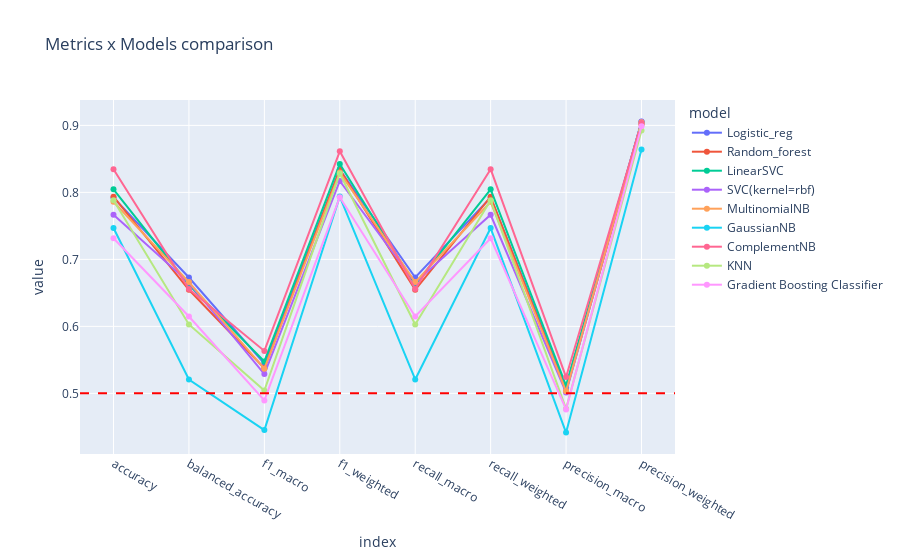

The cell this chart's notebook holds for it:
### Code cell
# Line plots of metrics for comparison
lineplot_metrics(data)

### Figure 1 — Plotly figure (JSON) as saved in the notebook; plotly's stock layout.template omitted (floating-point values rounded to 4 significant figures)
{"data": [{"hovertemplate": "model=Logistic_reg<br>index=%{x}<br>value=%{y}<extra></extra>", "legendgroup": "Logistic_reg", "line": {"color": "#636efa", "dash": "solid"}, "marker": {"symbol": "circle"}, "mode": "markers+lines", "name": "Logistic_reg", "orientation": "v", "showlegend": true, "type": "scatter", "x": ["accuracy", "balanced_accuracy", "f1_macro", "f1_weighted", "recall_macro", "recall_weighted", "precision_macro", "precision_weighted"], "xaxis": "x", "y": [0.7921, 0.6729, 0.5443, 0.834, 0.6729, 0.7921, 0.509, 0.9059], "yaxis": "y"}, {"hovertemplate": "model=Random_forest<br>index=%{x}<br>value=%{y}<extra></extra>", "legendgroup": "Random_forest", "line": {"color": "#EF553B", "dash": "solid"}, "marker": {"symbol": "circle"}, "mode": "markers+lines", "name": "Random_forest", "orientation": "v", "showlegend": true, "type": "scatter", "x": ["accuracy", "balanced_accuracy", "f1_macro", "f1_weighted", "recall_macro", "recall_weighted", "precision_macro", "precision_weighted"], "xaxis": "x", "y": [0.7935, 0.6546, 0.5375, 0.8339, 0.6546, 0.7935, 0.5032, 0.9013], "yaxis": "y"}, {"hovertemplate": "model=LinearSVC<br>index=%{x}<br>value=%{y}<extra></extra>", "legendgroup": "LinearSVC", "line": {"color": "#00cc96", "dash": "solid"}, "marker": {"symbol": "circle"}, "mode": "markers+lines", "name": "LinearSVC", "orientation": "v", "showlegend": true, "type": "scatter", "x": ["accuracy", "balanced_accuracy", "f1_macro", "f1_weighted", "recall_macro", "recall_weighted", "precision_macro", "precision_weighted"], "xaxis": "x", "y": [0.8046, 0.6621, 0.5477, 0.8424, 0.6621, 0.8046, 0.5117, 0.9046], "yaxis": "y"}, {"hovertemplate": "model=SVC(kernel=rbf)<br>index=%{x}<br>value=%{y}<extra></extra>", "legendgroup": "SVC(kernel=rbf)", "line": {"color": "#ab63fa", "dash": "solid"}, "marker": {"symbol": "circle"}, "mode": "markers+lines", "name": "SVC(kernel=rbf)", "orientation": "v", "showlegend": true, "type": "scatter", "x": ["accuracy", "balanced_accuracy", "f1_macro", "f1_weighted", "recall_macro", "recall_weighted", "precision_macro", "precision_weighted"], "xaxis": "x", "y": [0.7665, 0.6653, 0.5287, 0.817, 0.6653, 0.7665, 0.5012, 0.9054], "yaxis": "y"}, {"hovertemplate": "model=MultinomialNB<br>index=%{x}<br>value=%{y}<extra></extra>", "legendgroup": "MultinomialNB", "line": {"color": "#FFA15A", "dash": "solid"}, "marker": {"symbol": "circle"}, "mode": "markers+lines", "name": "MultinomialNB", "orientation": "v", "showlegend": true, "type": "scatter", "x": ["accuracy", "balanced_accuracy", "f1_macro", "f1_weighted", "recall_macro", "recall_weighted", "precision_macro", "precision_weighted"], "xaxis": "x", "y": [0.7859, 0.6661, 0.5369, 0.8295, 0.6661, 0.7859, 0.5031, 0.9045], "yaxis": "y"}, {"hovertemplate": "model=GaussianNB<br>index=%{x}<br>value=%{y}<extra></extra>", "legendgroup": "GaussianNB", "line": {"color": "#19d3f3", "dash": "solid"}, "marker": {"symbol": "circle"}, "mode": "markers+lines", "name": "GaussianNB", "orientation": "v", "showlegend": true, "type": "scatter", "x": ["accuracy", "balanced_accuracy", "f1_macro", "f1_weighted", "recall_macro", "recall_weighted", "precision_macro", "precision_weighted"], "xaxis": "x", "y": [0.7468, 0.5207, 0.4452, 0.7937, 0.5207, 0.7468, 0.4415, 0.8641], "yaxis": "y"}, {"hovertemplate": "model=ComplementNB<br>index=%{x}<br>value=%{y}<extra></extra>", "legendgroup": "ComplementNB", "line": {"color": "#FF6692", "dash": "solid"}, "marker": {"symbol": "circle"}, "mode": "markers+lines", "name": "ComplementNB", "orientation": "v", "showlegend": true, "type": "scatter", "x": ["accuracy", "balanced_accuracy", "f1_macro", "f1_weighted", "recall_macro", "recall_weighted", "precision_macro", "precision_weighted"], "xaxis": "x", "y": [0.8346, 0.6558, 0.5634, 0.8613, 0.6558, 0.8346, 0.5244, 0.9034], "yaxis": "y"}, {"hovertemplate": "model=KNN<br>index=%{x}<br>value=%{y}<extra></extra>", "legendgroup": "KNN", "line": {"color": "#B6E880", "dash": "solid"}, "marker": {"symbol": "circle"}, "mode": "markers+lines", "name": "KNN", "orientation": "v", "showlegend": true, "type": "scatter", "x": ["accuracy", "balanced_accuracy", "f1_macro", "f1_weighted", "recall_macro", "recall_weighted", "precision_macro", "precision_weighted"], "xaxis": "x", "y": [0.7882, 0.6029, 0.5042, 0.8282, 0.6029, 0.7882, 0.477, 0.8923], "yaxis": "y"}, {"hovertemplate": "model=Gradient Boosting Classifier<br>index=%{x}<br>value=%{y}<extra></extra>", "legendgroup": "Gradient Boosting Classifier", "line": {"color": "#FF97FF", "dash": "solid"}, "marker": {"symbol": "circle"}, "mode": "markers+lines", "name": "Gradient Boosting Classifier", "orientation": "v", "showlegend": true, "type": "scatter", "x": ["accuracy", "balanced_accuracy", "f1_macro", "f1_weighted", "recall_macro", "recall_weighted", "precision_macro", "precision_weighted"], "xaxis": "x", "y": [0.7314, 0.6148, 0.4895, 0.7928, 0.6148, 0.7314, 0.476, 0.8987], "yaxis": "y"}], "layout": {"legend": {"title": {"text": "model"}, "tracegroupgap": 0}, "shapes": [{"line": {"color": "red", "dash": "dash"}, "type": "line", "x0": 0, "x1": 1, "xref": "x domain", "y0": 0.5, "y1": 0.5, "yref": "y"}], "title": {"text": "Metrics x Models comparison"}, "xaxis": {"anchor": "y", "domain": [0, 1], "title": {"text": "index"}}, "yaxis": {"anchor": "x", "domain": [0, 1], "dtick": 0.1, "tick0": 0, "title": {"text": "value"}}}}
